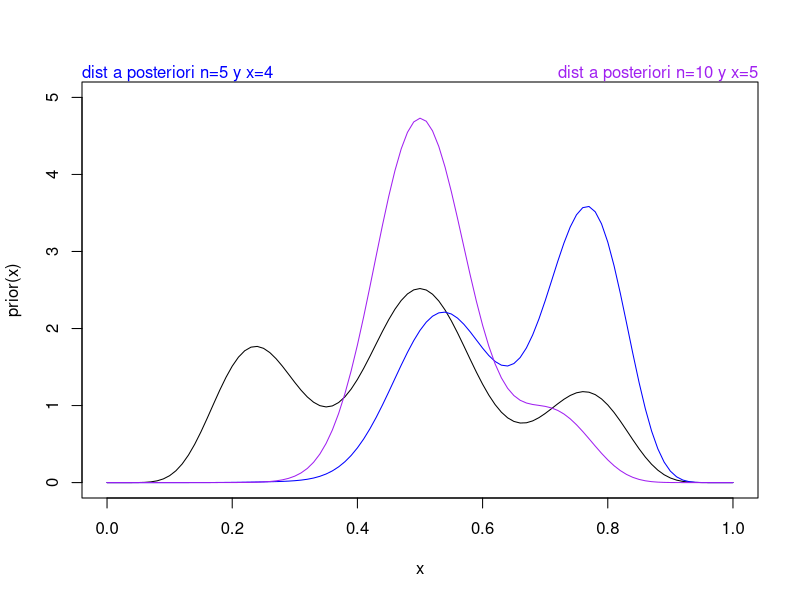

Here is the R script that generated this plot:
x<-seq(from=0, to=1, by=0.001)
prior<- function(x){ y=0.3*dbeta(x,10,30)+0.5*dbeta(x,20,20)+0.2*dbeta(x,30,10)}
posterior1<-function(x){0.57*dbeta(x,34,11)+0.41*dbeta(x,24,21)+0.002*dbeta(x,14,31)}
posterior2<-function(x){0.15*dbeta(x,35,15)+0.84*dbeta(x,25,25)+0.003*dbeta(x,20,35)}
curve(prior(x), from=0,to =1, ylim=c(0,5))
curve(posterior1(x), from=0, to=1, col="blue", add=TRUE)
curve(posterior2(x), from=0, to=1, col="purple", add=TRUE)
mtext("dist a posteriori n=5 y x=4", col="blue", adj=0)
mtext("dist a posteriori n=10 y x=5", col="purple", adj=1)
